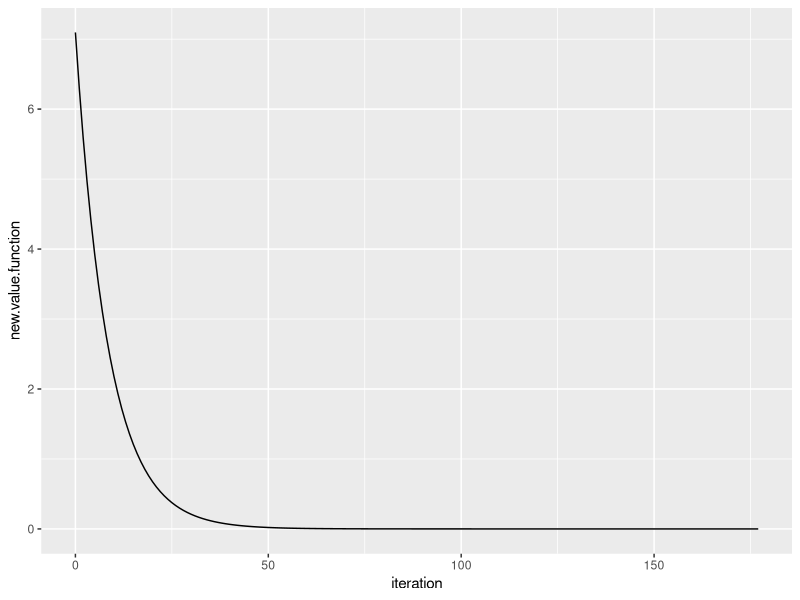

The R source for this figure:
# gradient descent for 2D differentiable functions

#define objective function to be optimized
objective.function = function(x) {
            3*x[1]^2 + 0.5*x[2]^2 + 2*x[1]*x[2] 
    }

# define the derivative for a 2D objective function
derivative = function(x) {
  c(6*x[1]+2*x[2], x[2]+2*x[1])
}

# here we define the step size
mystepsize=0.29
# here we define the tolerance of the convergence criterion
mytol = 0.000000001 
# starting point
mystartpoint = c(1,2) 

gradientDesc = function(obj.function, startpoint, 
                        stepsize, conv_threshold, max_iter) {
  
  old.point = startpoint
  gradient = derivative(old.point)
  new.point = c(old.point[1] - stepsize*gradient[1], 
                old.point[2] - stepsize*gradient[2])
  

  old.value.function = obj.function(new.point)
  
  converged = F
  iterations = 0
  
  while(converged == F) {
    ## Implement the gradient descent algorithm
    old.point = new.point
    print(old.point)
  
    gradient = derivative(old.point)
    new.point = c(old.point[1] - stepsize*gradient[1], 
                  old.point[2] - stepsize*gradient[2])
    
    new.value.function = obj.function(new.point)
    
    
    if( abs(old.value.function - new.value.function) <= conv_threshold) {
      converged = T
    }
    
    data.output = data.frame(iteration = iterations,
                       old.value.function = old.value.function,
                       new.value.function = new.value.function,
                       old.point=old.point, new.point=new.point
                       )
    
    if(exists("iters")) {
      iters <- rbind(iters, data.output)
    } else {
      iters = data.output
    }
    
    iterations = iterations + 1
    old.value.function = new.value.function
    
    if(iterations >= max_iter) break
  }
  return(list(converged = converged, 
              num_iterations = iterations, 
              old.value.function = old.value.function,
              new.value.function = new.value.function,
              coefs = new.point,
              iters = iters))
}

results = gradientDesc(objective.function, mystartpoint, mystepsize, 
                       mytol, 30000)

library(ggplot2)
ggplot(data = results$iters, mapping = aes(x = iteration, y = new.value.function))+
  geom_line()